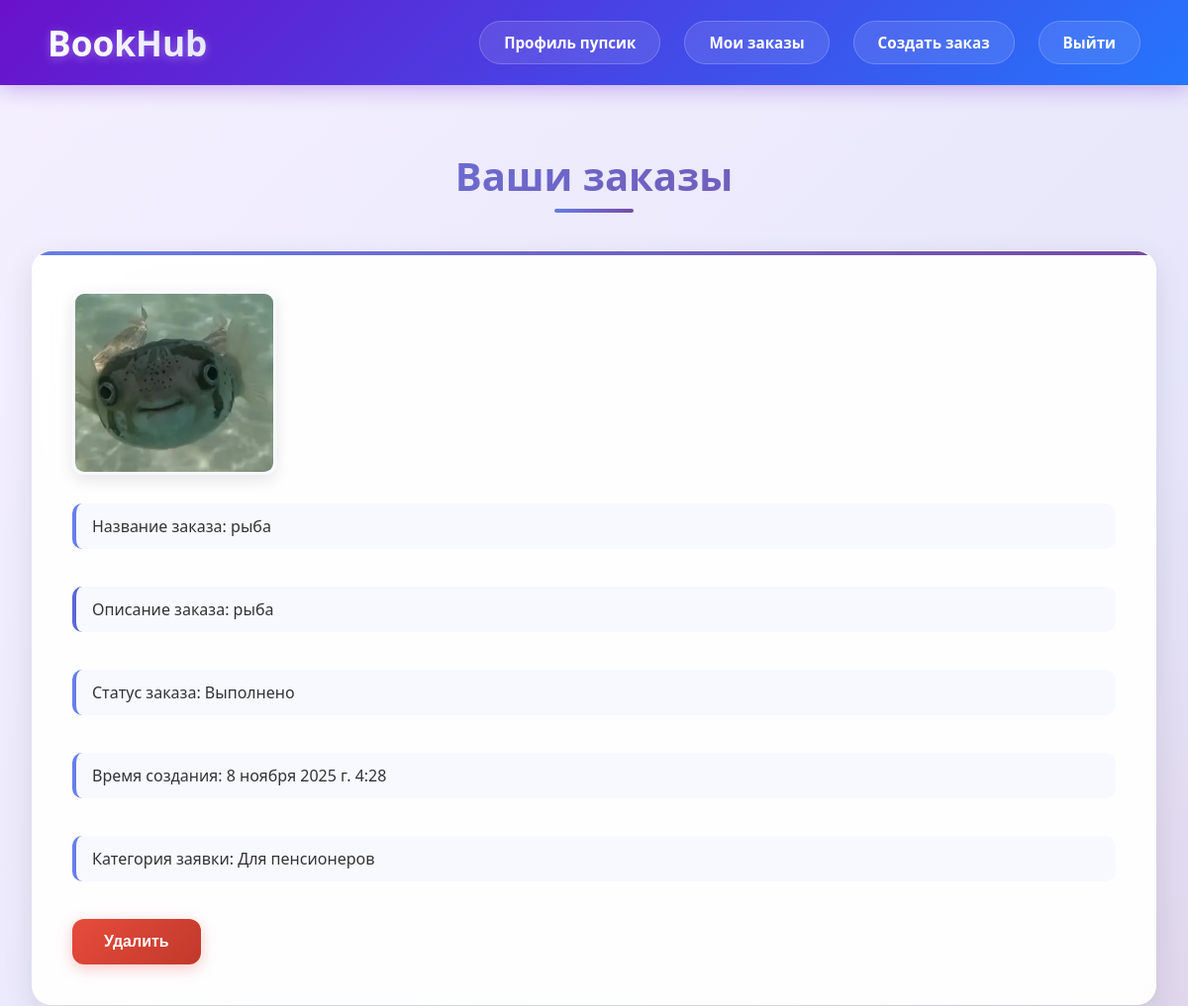
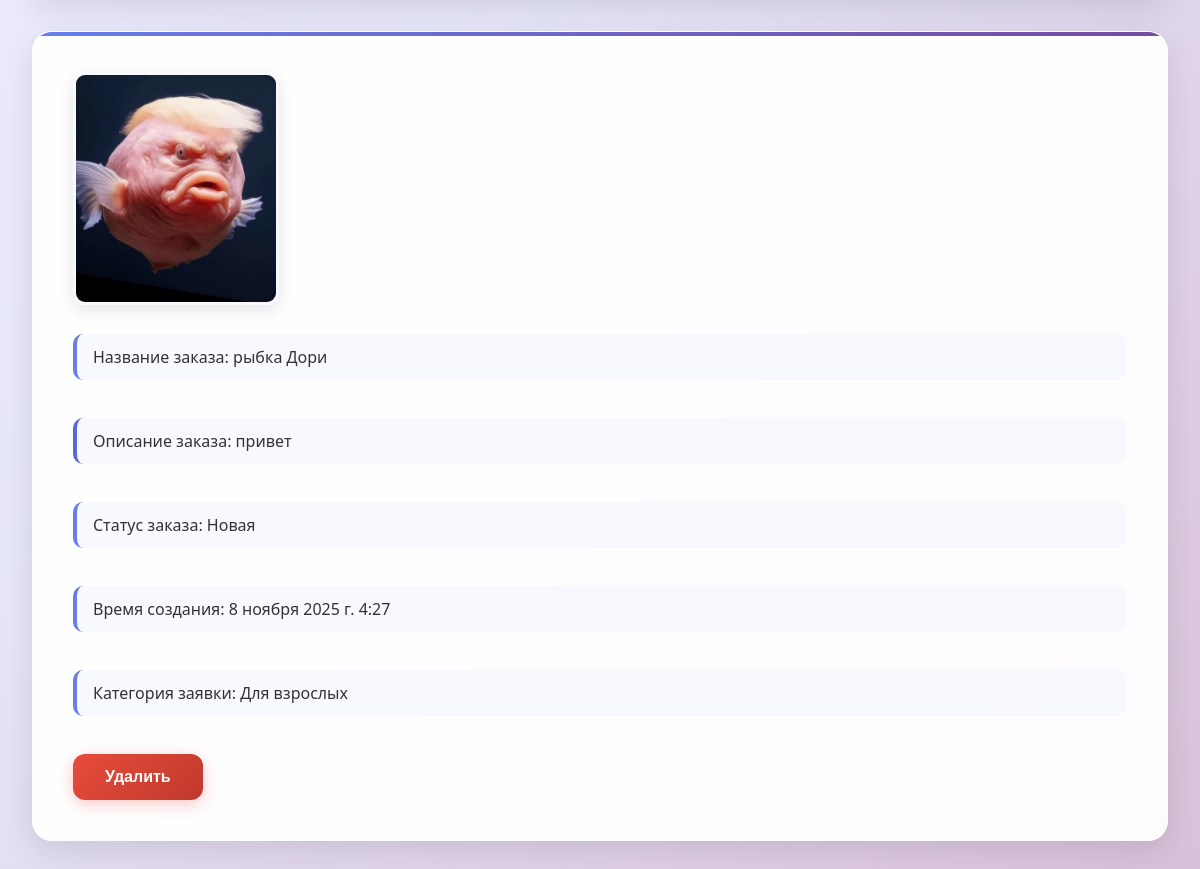
The page /order/list/ (signed in) on the database its author committed (2 pictures, top to bottom).
### design/models.py (models this page shows, shortened)
class CustomUser(AbstractUser):
    username = models.CharField(max_length=100, verbose_name='Имя пользователя', unique=True)
    email = models.EmailField(max_length=100, verbose_name='Email', unique=True)
    consent_data = models.BooleanField("Согласие на обработку данных", default=False)
    EMAIL_FIELD = 'email'
    USERNAME_FIELD = 'username'

### orders/models.py (models this page shows, shortened)
class Order(models.Model):
    class ChoicesStatus(models.TextChoices):
        NEW = 'Новая', "Новая"
        ACCEPT = 'Принято в работу', 'Принято в работу'
        DONE = 'Выполнено', 'Выполнено'
    class ChoicesDesign(models.TextChoices):
        for_children = 'Для детей', "Для детей"
        for_teenagers = 'Для подростков', 'Для подростков'
        for_students = 'Для студентов', 'Для студентов'
        for_adults = 'Для взрослых', 'Для взрослых'
        for_pensioners = 'Для пенсионеров', 'Для пенсионеров'
    title = models.CharField(max_length=100,verbose_name='Название')
    description = models.TextField(verbose_name='Описание')
    status = models.CharField(max_length=50, choices=ChoicesStatus.choices, default=ChoicesStatus.NEW, verbose_name='Статус заказа')
    photo = models.ImageField('Изображение категории', upload_to='image/', default=None, null=True)
    user = models.ForeignKey(get_user_model(), on_delete=models.CASCADE, related_name='orders')
    time_create = models.DateTimeField(auto_now_add=True, verbose_name="Время создания")
    category = models.CharField(max_length=50, choices=ChoicesDesign.choices,verbose_name='Категория книг',default=ChoicesDesign.for_children)
    objects = models.Manager()
    class Meta:
        verbose_name = 'Заказы'
        verbose_name_plural = 'Заказы'
        ordering = ['-time_create']
        indexes = [
            models.Index(fields=['-time_create'])
        ]

### orders/views.py (the view)
# urls.py: path('list/', views.OrderListView.as_view(), name='list'),
class OrderListView(LoginRequiredMixin, ListView):
    model = Order
    template_name = 'orders/order_list.html'  # шаблон для отображения списка
    context_object_name = 'orders'
    def get_queryset(self):
        return Order.objects.filter(user=self.request.user)

### orders/templates/orders/order_list.html (shortened to what this page needs)
{% extends 'base_generic.html' %}
{% block content %}
  <div class="orders-container">
    <h2>Ваши заказы</h2>
    {% for order in orders %}
      <div class="order-item">
        <img src="{{ order.photo.url }}" alt="Фото заявки" style="max-width: 200px;"><br>
        <span>Название заказа: {{ order.title }}</span><br>
        <span>Описание заказа: {{ order.description }}</span><br>
        <span>Статус заказа: {{ order.status  }}</span><br>
        <span>Время создания: {{ order.time_create }}</span><br>
        <span>Категория заявки: {{order.category}}</span><br>
        <form action="{% url 'order:delete' order.pk %}" method="post" style="display:inline;">
          <button type="submit"  class="btn btn-primary" >Удалить</button>
        </form>
      </div>
    {% endfor %}
  </div>
{% endblock %}

### design/templates/base_generic.html (shortened to what this page needs)
{% load static %}
<!DOCTYPE html>
<html lang="ru">
<head>
    <link rel="stylesheet" href="{% static 'css/style.css' %}"/>
</head>
<body>
    <nav class="navbar">
        <a class="logo" href="{% url 'index' %}">BookHub</a>
        <ul class="nav-links">
            {% if user.is_authenticated %}
              <li><a href="{% url 'profile' %}">Профиль {{ user.username }}</a></li>
              <li><a href="{% url 'order:list' %}">Мои заказы</a></li>
              <li><a href="{% url 'order:create' %}">Создать заказ</a></li>
              <li><a href="{% url 'logout' %}"
          onclick="event.preventDefault(); document.getElementById('logout-form').submit();">Выйти</a>
            </li>
            {% else %}
                <li><a href="{% url 'login' %}">Войти</a></li>
                <li><a href="{% url 'register' %}">Регистрация</a></li>
            {% endif %}
        </ul>
    </nav>
    <main class="main-content">
        <div class="container">
            {% block content %}
            {% endblock %}
        </div>
    </main>
</body>
</html>

### design/static/css/base_generic.css (style rules this page uses)
* { margin: 0; padding: 0; }
body { font-family: 'Segoe UI', Tahoma, Geneva, Verdana, sans-serif; color: #333; background: linear-gradient(135deg, #f5f0ff 0%, #e6e6fa 50%, #d8bfd8 100%); }
a { text-decoration: none; color: inherit; transition: all 0.3s cubic-bezier(0.4, 0, 0.2, 1); }
.navbar { display: flex; justify-content: space-between; align-items: center; padding: 1.2rem 3rem; background: linear-gradient(135deg, #6a11cb 0%, #2575fc 100%); box-shadow: 0 4px 20px rgba(106, 17, 203, 0.3); position: sticky; top: 0; z-index: 1000; backdrop-filter: blur(10px); }
.logo { font-size: 2.2rem; font-weight: 800; color: white; text-decoration: none; background: linear-gradient(45deg, #fff, #e0e0ff); -webkit-background-clip: text; -webkit-text-fill-color: transparent; background-clip: text; text-shadow: 0 2px 10px rgba(255, 255, 255, 0.3); }
.nav-links { display: flex; list-style: none; gap: 1.5rem; align-items: center; }
.nav-links li { position: relative; }
.nav-links a { color: white; padding: 0.7rem 1.5rem; border-radius: 50px; font-weight: 600; font-size: 0.95rem; transition: all 0.3s ease; background: rgba(255, 255, 255, 0.1); backdrop-filter: blur(10px); border: 1px solid rgba(255, 255, 255, 0.2); }
.btn { display: inline-block; padding: 1rem 2rem; border: none; border-radius: 50px; cursor: pointer; font-weight: 600; text-align: center; transition: all 0.3s cubic-bezier(0.4, 0, 0.2, 1); font-size: 1rem; }
.btn-primary { background: linear-gradient(135deg, #6a11cb 0%, #2575fc 100%); color: white; box-shadow: 0 4px 15px rgba(106, 17, 203, 0.4); }
.navbar, .main-content { animation: fadeInUp 0.8s ease-out; }
.nav-links li::before { content: ''; position: absolute; bottom: -5px; left: 50%; width: 0; height: 2px; background: linear-gradient(90deg, transparent, #fff, transparent); transition: all 0.3s ease; transform: translateX(-50%); }

### design/static/css/list_tags.css (style rules this page uses)
.orders-container { max-width: 1200px; margin: 2rem auto; padding: 2rem; animation: fadeInUp 0.8s ease-out; }
.orders-container h2 { text-align: center; margin-bottom: 3rem; color: #333; font-size: 2.5rem; font-weight: 700; background: linear-gradient(135deg, #667eea, #764ba2); -webkit-background-clip: text; -webkit-text-fill-color: transparent; background-clip: text; position: relative; }
.orders-container h2::after { content: ''; position: absolute; bottom: -10px; left: 50%; transform: translateX(-50%); width: 80px; height: 4px; background: linear-gradient(135deg, #667eea, #764ba2); border-radius: 2px; }
.order-item { background: rgba(255, 255, 255, 0.95); border-radius: 20px; padding: 2.5rem; margin-bottom: 2rem; box-shadow: 0 10px 30px rgba(0, 0, 0, 0.1); backdrop-filter: blur(10px); border: 1px solid rgba(255, 255, 255, 0.3); transition: all 0.3s ease; position: relative; overflow: hidden; }
.order-item::before { content: ''; position: absolute; top: 0; left: 0; right: 0; height: 4px; background: linear-gradient(135deg, #667eea, #764ba2); }
.order-item img { border-radius: 12px; box-shadow: 0 5px 15px rgba(0, 0, 0, 0.1); margin-bottom: 1.5rem; transition: transform 0.3s ease; border: 3px solid #f8f9ff; }
.order-item span { display: block; margin-bottom: 1rem; padding: 0.75rem 1rem; background: #f8f9ff; border-radius: 10px; border-left: 4px solid #667eea; font-size: 1rem; transition: all 0.3s ease; }
.order-item span:nth-child(5) { border-left-color: #5a67d8; }
.order-item form { margin-top: 1.5rem; text-align: right; }
.order-item button { background: linear-gradient(135deg, #e74c3c, #c0392b); color: white; border: none; padding: 0.875rem 2rem; border-radius: 12px; font-size: 1rem; font-weight: 600; cursor: pointer; transition: all 0.3s ease; box-shadow: 0 4px 15px rgba(231, 76, 60, 0.3); }
.order-item { animation: slideIn 0.6s ease-out; }
.order-item:nth-child(odd) { animation-delay: 0.1s; }
.order-item:nth-child(even) { animation-delay: 0.2s; }
.order-item::after { content: ''; position: absolute; top: -50%; right: -50%; width: 150px; height: 150px; background: radial-gradient(circle, rgba(102, 126, 234, 0.05) 0%, transparent 70%); border-radius: 50%; z-index: 0; }

### rows shown on the page
CustomUser: username "пупсик"
Order: photo (picture), title "рыба", description "рыба", status "Выполнено", time_create "8 ноября 2025 г. 4:28", category "Для пенсионеров"
Order: photo (picture), title "рыбка Дори", description "привет", status "Новая", time_create "8 ноября 2025 г. 4:27", category "Для взрослых"
